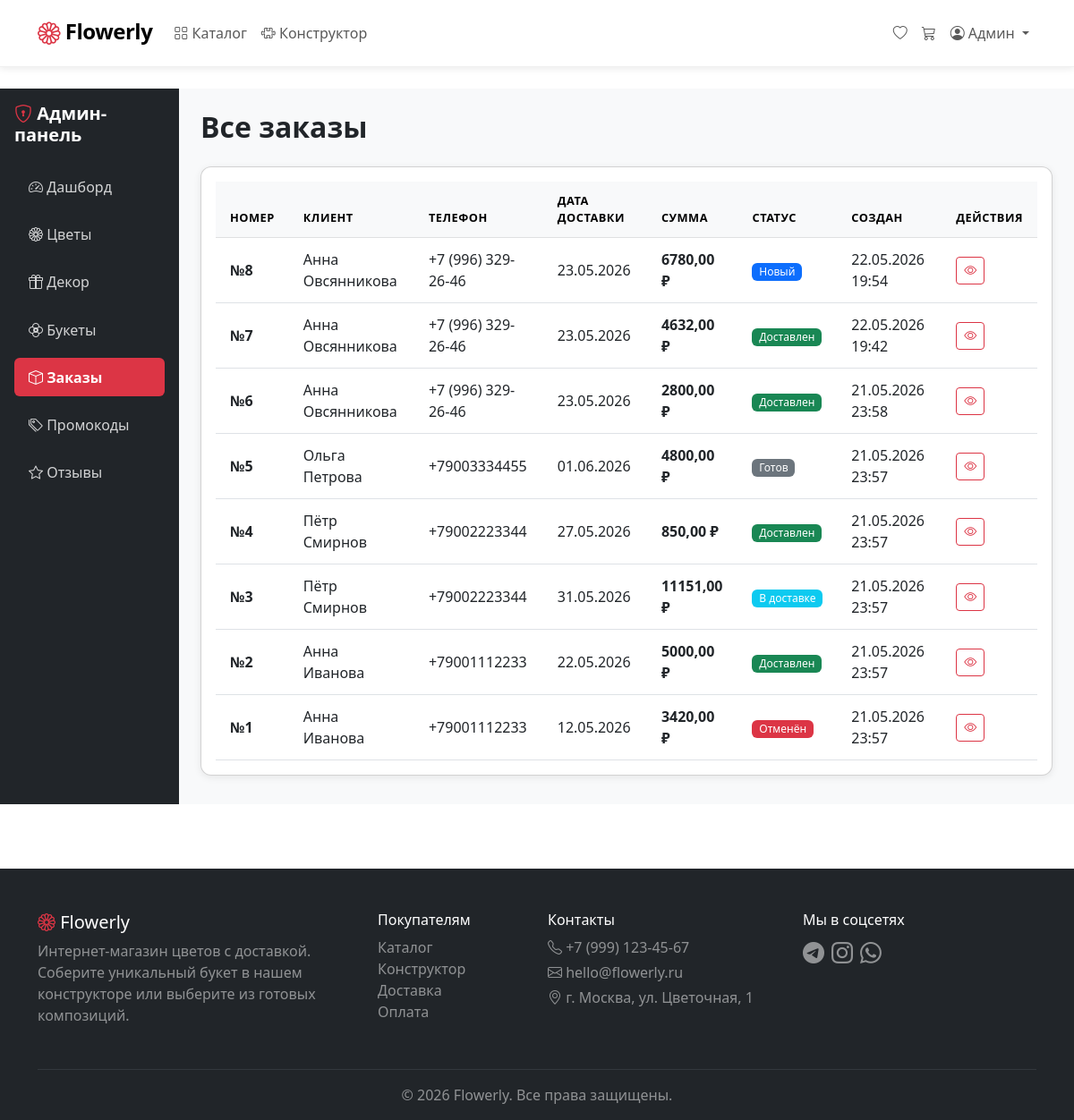
The app's page /admin-dashboard/orders/ (signed in) with its own data.
### FlowerlyApp/models.py (models this page shows, shortened)
class User(AbstractUser):
    username = None
    email = models.EmailField('Email', unique=True)
    phone = models.CharField('Телефон', max_length=20, blank=True)
    default_address = models.TextField('Адрес по умолчанию', blank=True)
    avatar = models.ImageField('Аватар', upload_to='avatars/', blank=True)
    is_florist = models.BooleanField('Флорист', default=False)
    created_at = models.DateTimeField('Дата регистрации', auto_now_add=True)
    USERNAME_FIELD = 'email'
    REQUIRED_FIELDS = ['first_name', 'last_name']
    objects = UserManager()
    class Meta:
        verbose_name = 'Пользователь'
        verbose_name_plural = 'Пользователи'

class Order(models.Model):
    STATUS_CHOICES = [
        ('new', 'Новый'),
        ('confirmed', 'Принят'),
        ('assembling', 'Собирается'),
        ('ready', 'Готов'),
        ('in_delivery', 'В доставке'),
        ('delivered', 'Доставлен'),
        ('cancelled', 'Отменён'),
    ]
    ALLOWED_TRANSITIONS = {
        'new': ['confirmed', 'cancelled'],
        'confirmed': ['assembling', 'cancelled'],
        'assembling': ['ready'],
        'ready': ['in_delivery'],
        'in_delivery': ['delivered'],
    }
    user = models.ForeignKey(settings.AUTH_USER_MODEL, on_delete=models.CASCADE)
    status = models.CharField('Статус', max_length=20, choices=STATUS_CHOICES, default='new')
    address = models.TextField('Адрес доставки')
    delivery_date = models.DateField('Дата доставки')
    delivery_time_slot = models.CharField('Слот доставки', max_length=20, choices=[
    ('9-12', '09:00 – 12:00'),
    ('12-15', '12:00 – 15:00'),
    ('15-18', '15:00 – 18:00'),
    ('18-21', '18:00 – 21:00'),
    ], default='9-12')
    comment = models.TextField('Комментарий', blank=True)
    promo_code = models.ForeignKey(PromoCode, on_delete=models.SET_NULL, null=True, blank=True)
    discount_amount = models.DecimalField('Скидка', max_digits=10, decimal_places=2, default=0)
    total_price = models.DecimalField('Итоговая сумма', max_digits=10, decimal_places=2)
    created_at = models.DateTimeField(auto_now_add=True)
    updated_at = models.DateTimeField(auto_now=True)
    class Meta:
        verbose_name = 'Заказ'
        verbose_name_plural = 'Заказы'
        ordering = ['-created_at']

### FlowerlyApp/views.py (the view)
    def wrapper(request, *args, **kwargs):
        if not request.user.is_authenticated:
            return redirect('flowerly:login')
        if not request.user.is_staff:
            messages.error(request, 'Доступ запрещён')
            return redirect('flowerly:home')
        return view_func(request, *args, **kwargs)

### FlowerlyApp/context_processors.py (called while the page is built)
def cart_counter(request):
    if request.user.is_authenticated:
        try:
            cart = Cart.objects.get(user=request.user)
            count = cart.total_items()
        except Cart.DoesNotExist:
            count = 0
    else:
        count = 0
    return {'cart_count': count}

### FlowerlyApp/models.py (called while the page is built)
    def total_items(self):
        return self.items.count()

### FlowerlyApp/views.py (called while the page is built)
def admin_required(view_func):
    def wrapper(request, *args, **kwargs):
        if not request.user.is_authenticated:
            return redirect('flowerly:login')
        if not request.user.is_staff:
            messages.error(request, 'Доступ запрещён')
            return redirect('flowerly:home')
        return view_func(request, *args, **kwargs)
    return wrapper

@admin_required
def admin_orders(request):
    orders = Order.objects.all().order_by('-created_at')
    return render(request, 'admin_dashboard/orders.html', {'orders': orders})

### FlowerlyApp/templates/admin_dashboard/orders.html (shortened to what this page needs)
{% extends 'base.html' %}
{% block content %}
<div class="container-fluid">
    <div class="row">
        <div class="col-md-2 bg-dark min-vh-100 p-3">
            <h5 class="fw-bold mb-4 text-white"><i class="bi bi-shield-lock text-danger"></i> Админ-панель</h5>
            <ul class="nav flex-column">
                <li class="nav-item mb-2">
                    <a href="{% url 'flowerly:admin_dashboard' %}" class="nav-link text-white">
                        <i class="bi bi-speedometer2"></i> Дашборд
                    </a>
                </li>
                <li class="nav-item mb-2">
                    <a href="{% url 'flowerly:admin_flowers' %}" class="nav-link text-white">
                        <i class="bi bi-flower1"></i> Цветы
                    </a>
                </li>
                <li class="nav-item mb-2">
                    <a href="{% url 'flowerly:admin_decor' %}" class="nav-link text-white">
                        <i class="bi bi-gift"></i> Декор
                    </a>
                </li>
                <li class="nav-item mb-2">
                    <a href="{% url 'flowerly:admin_bouquets' %}" class="nav-link text-white">
                        <i class="bi bi-flower2"></i> Букеты
                    </a>
                </li>
                <li class="nav-item mb-2">
                    <a href="{% url 'flowerly:admin_orders' %}" class="nav-link active bg-danger text-white rounded">
                        <i class="bi bi-box"></i> Заказы
                    </a>
                </li>
                <li class="nav-item mb-2">
                    <a href="{% url 'flowerly:admin_promo' %}" class="nav-link text-white">
                        <i class="bi bi-tags"></i> Промокоды
                    </a>
                </li>
                <li class="nav-item mb-2">
                    <a href="{% url 'flowerly:admin_reviews' %}" class="nav-link text-white">
                        <i class="bi bi-star"></i> Отзывы
                    </a>
                </li>
            </ul>
        </div>
        <div class="col-md-10 p-4 bg-light min-vh-100">
            <h2 class="fw-bold mb-4">Все заказы</h2>
            <div class="card shadow-sm">
                <div class="card-body">
                    <div class="table-responsive">
                        <table class="table table-hover align-middle">
                            <thead class="table-light">
                                <tr>
                                    <th>Номер</th>
                                    <th>Клиент</th>
                                    <th>Телефон</th>
                                    <th>Дата доставки</th>
                                    <th>Сумма</th>
                                    <th>Статус</th>
                                    <th>Создан</th>
                                    <th>Действия</th>
                                </tr>
                            </thead>
                            <tbody>
                                {% for order in orders %}
                                <tr>
                                    <td><strong>№{{ order.id }}</strong></td>
                                    <td>{{ order.user.first_name }} {{ order.user.last_name }}</td>
                                    <td>{{ order.user.phone }}</td>
                                    <td>{{ order.delivery_date|date:"d.m.Y" }}</td>
                                    <td class="fw-bold">{{ order.total_price }} ₽</td>
                                    <td>
                                        <span class="badge
                                            {% if order.status == 'new' %}bg-primary
                                            {% elif order.status == 'confirmed' %}bg-info text-dark
                                            {% elif order.status == 'assembling' %}bg-warning text-dark
                                            {% elif order.status == 'ready' %}bg-secondary
                                            {% elif order.status == 'in_delivery' %}bg-info
                                            {% elif order.status == 'delivered' %}bg-success
                                            {% elif order.status == 'cancelled' %}bg-danger
                                            {% endif %}">
                                            {{ order.get_status_display }}
                                        </span>
                                    </td>
                                    <td>{{ order.created_at|date:"d.m.Y H:i" }}</td>
                                    <td>
                                        <a href="{% url 'flowerly:admin_order_detail' order.id %}" class="btn btn-sm btn-outline-danger">
                                            <i class="bi bi-eye"></i>
                                        </a>
                                    </td>
                                </tr>
                                {% empty %}
                                <tr>
                                    <td colspan="8" class="text-center py-4 text-muted">Заказов нет</td>
                                </tr>
                                {% endfor %}
                            </tbody>
                        </table>
                    </div>
                </div>
            </div>
        </div>
    </div>
</div>
{% endblock %}

### FlowerlyApp/templates/base.html (shortened to what this page needs)
<!DOCTYPE html>
<html lang="ru">
<head>
    <link href="https://cdn.jsdelivr.net/npm/bootstrap@5.3.0/dist/css/bootstrap.min.css" rel="stylesheet">
    <link href="https://cdn.jsdelivr.net/npm/bootstrap-icons@1.11.0/font/bootstrap-icons.css" rel="stylesheet">
    {% load static %}
    <link href="{% static 'css/style.css' %}" rel="stylesheet">
</head>
<body>
    <nav class="navbar navbar-expand-lg navbar-light bg-white shadow-sm sticky-top">
        <div class="container">
            <a class="navbar-brand" href="{% url 'flowerly:home' %}">
                <i class="bi bi-flower1 text-danger"></i>
                <span class="fw-bold">Flowerly</span>
            </a>
            <div class="collapse navbar-collapse" id="navbarMain">
                <ul class="navbar-nav me-auto mb-2 mb-lg-0">
                    <li class="nav-item">
                        <a class="nav-link {% if request.resolver_match.url_name == 'catalog' %}active{% endif %}"
                           href="{% url 'flowerly:catalog' %}">
                            <i class="bi bi-grid"></i> Каталог
                        </a>
                    </li>
                    <li class="nav-item">
                        <a class="nav-link {% if request.resolver_match.url_name == 'constructor' %}active{% endif %}"
                           href="{% url 'flowerly:constructor' %}">
                            <i class="bi bi-puzzle"></i> Конструктор
                        </a>
                    </li>
                </ul>
                <ul class="navbar-nav ms-auto mb-2 mb-lg-0">
                    {% if user.is_authenticated %}
                        <li class="nav-item">
                            <a class="nav-link" href="{% url 'flowerly:favorites' %}">
                                <i class="bi bi-heart"></i>
                            </a>
                        </li>
                        <li class="nav-item">
                            <a class="nav-link position-relative" href="{% url 'flowerly:cart_detail' %}">
                                <i class="bi bi-cart3"></i>
                            </a>
                        </li>
                        <li class="nav-item dropdown">
                            <a class="nav-link dropdown-toggle" href="#" id="userDropdown" role="button"
                               data-bs-toggle="dropdown">
                                <i class="bi bi-person-circle"></i> {{ user.first_name }}
                            </a>
                        </li>
                    {% endif %}
                </ul>
            </div>
        </div>
    </nav>
    <main class="py-4">
        {% block content %}{% endblock %}
    </main>
<footer class="bg-dark text-white pt-5 pb-3 mt-5">
    <div class="container">
        <div class="row">
            <div class="col-md-4 mb-3">
                <h5><i class="bi bi-flower1 text-danger"></i> Flowerly</h5>
                <p class="text-white-50">Интернет-магазин цветов с доставкой. Соберите уникальный букет в нашем конструкторе или выберите из готовых композиций.</p>
            </div>
            <div class="col-md-2 mb-3">
                <h6>Покупателям</h6>
                <ul class="list-unstyled">
                    <li><a href="{% url 'flowerly:catalog' %}" class="text-white-50 text-decoration-none">Каталог</a></li>
                    <li><a href="{% url 'flowerly:constructor' %}" class="text-white-50 text-decoration-none">Конструктор</a></li>
                    <li><a href="#" class="text-white-50 text-decoration-none">Доставка</a></li>
                    <li><a href="#" class="text-white-50 text-decoration-none">Оплата</a></li>
                </ul>
            </div>
            <div class="col-md-3 mb-3">
                <h6>Контакты</h6>
                <p class="text-white-50 mb-1"><i class="bi bi-telephone"></i> +7 (999) 123-45-67</p>
                <p class="text-white-50 mb-1"><i class="bi bi-envelope"></i> hello@flowerly.ru</p>
                <p class="text-white-50"><i class="bi bi-geo-alt"></i> г. Москва, ул. Цветочная, 1</p>
            </div>
            <div class="col-md-3 mb-3">
                <h6>Мы в соцсетях</h6>
                <div class="d-flex gap-2">
                    <a href="#" class="text-white-50 fs-4"><i class="bi bi-telegram"></i></a>
                    <a href="#" class="text-white-50 fs-4"><i class="bi bi-instagram"></i></a>
                    <a href="#" class="text-white-50 fs-4"><i class="bi bi-whatsapp"></i></a>
                </div>
            </div>
        </div>
        <hr class="border-secondary">
        <p class="text-center text-white-50 mb-0">© 2026 Flowerly. Все права защищены.</p>
    </div>
</footer>
</body>
</html>

### FlowerlyApp/static/css/style.css (style rules this page uses)
:root { --flowerly-primary: #dc3545; --flowerly-primary-dark: #bb2d3b; --flowerly-primary-light: #f8d7da; --flowerly-secondary: #6c757d; --flowerly-success: #198754; --flowerly-warning: #ffc107; --flowerly-bg-light: #f8f9fa; --flowerly-text-muted: #6c757d; }
body { font-family: 'Segoe UI', system-ui, -apple-system, sans-serif; color: #212529; background-color: #fff; min-height: 100vh; display: flex; flex-direction: column; }
main { flex: 1; }
.navbar { padding: 0.75rem 0; border-bottom: 1px solid #f0f0f0; }
.navbar-brand { font-size: 1.5rem; letter-spacing: -0.5px; }
.navbar-brand i { font-size: 1.6rem; vertical-align: -3px; }
.nav-link { font-weight: 500; padding: 0.5rem 1rem; border-radius: 8px; transition: all 0.2s ease; }
.nav-link.active { background-color: var(--flowerly-primary-light); color: var(--flowerly-primary) !important; font-weight: 600; }
.btn-outline-danger { color: var(--flowerly-primary); border-color: var(--flowerly-primary); }
.card { border-radius: 12px; overflow: hidden; transition: transform 0.2s ease, box-shadow 0.2s ease; }
.table { margin-bottom: 0; }
.table thead th { font-weight: 600; text-transform: uppercase; font-size: 0.8rem; letter-spacing: 0.5px; padding: 0.75rem 1rem; }
.table tbody td { padding: 0.75rem 1rem; vertical-align: middle; }
.badge { font-weight: 500; padding: 0.35em 0.65em; border-radius: 6px; }
.bg-dark .nav-link { color: rgba(255, 255, 255, 0.8) !important; padding: 0.6rem 1rem; border-radius: 8px; margin-bottom: 2px; font-weight: 500; transition: all 0.2s ease; }
.bg-dark .nav-link.active { background-color: #dc3545 !important; color: #fff !important; font-weight: 600; }
.card { animation: fadeInUp 0.4s ease forwards; }
.card:nth-child(2) { animation-delay: 0.05s; }
footer { margin-top: auto; }
footer a { transition: color 0.2s ease; }
.min-vh-100 { min-height: 100vh; }
.sticky-top { z-index: 100; }
.navbar { z-index: 1030 !important; }
.shadow-sm { box-shadow: 0 2px 8px rgba(0, 0, 0, 0.08) !important; }

### records on screen
User: first_name "Админ"
Order: id "8", user.first_name "Анна", user.last_name "Овсянникова", user.phone "+7 (996) 329-26-46", delivery_date "23.05.2026", total_price "6780,00", status "Новый", created_at "22.05.2026 19:54"
Order: id "7", user.first_name "Анна", user.last_name "Овсянникова", user.phone "+7 (996) 329-26-46", delivery_date "23.05.2026", total_price "4632,00", status "Доставлен", created_at "22.05.2026 19:42"
Order: id "6", user.first_name "Анна", user.last_name "Овсянникова", user.phone "+7 (996) 329-26-46", delivery_date "23.05.2026", total_price "2800,00", status "Доставлен", created_at "21.05.2026 23:58"
Order: id "5", user.first_name "Ольга", user.last_name "Петрова", user.phone "+79003334455", delivery_date "01.06.2026", total_price "4800,00", status "Готов", created_at "21.05.2026 23:57"
Order: id "4", user.first_name "Пётр", user.last_name "Смирнов", user.phone "+79002223344", delivery_date "27.05.2026", total_price "850,00", status "Доставлен", created_at "21.05.2026 23:57"
Order: id "3", user.first_name "Пётр", user.last_name "Смирнов", user.phone "+79002223344", delivery_date "31.05.2026", total_price "11151,00", status "В доставке", created_at "21.05.2026 23:57"
Order: id "2", user.first_name "Анна", user.last_name "Иванова", user.phone "+79001112233", delivery_date "22.05.2026", total_price "5000,00", status "Доставлен", created_at "21.05.2026 23:57"
Order: id "1", user.first_name "Анна", user.last_name "Иванова", user.phone "+79001112233", delivery_date "12.05.2026", total_price "3420,00", status "Отменён", created_at "21.05.2026 23:57"
